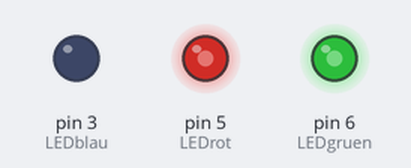
Bench run of a sketch on a simulated Arduino Uno, built with avr-gcc and run on an emulated ATmega328P. Parts: output pins drawn as LEDs (lit = HIGH).

Above: at 0.05 s.
At 1.5 s:
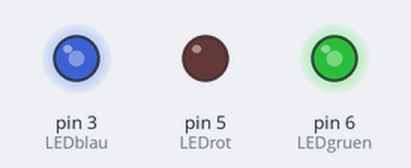
At 3.0 s:
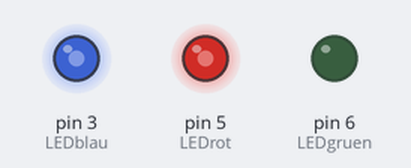
Timing chart, 0 to 6.9 s (numbered marks = the images above):
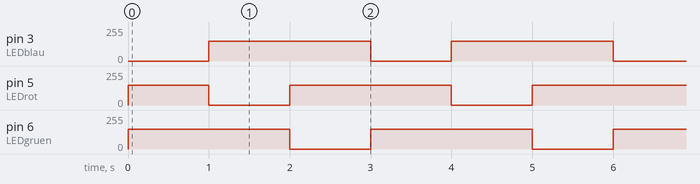

The sketch:

Versuch4_RGB_LEDb.ino
```cpp
//Einführung von Variablen zum Mischen der Farben
int LEDblau = 3; // Farbe blau an Pin 3
int LEDrot = 5; // Farbe rot an Pin 5
int LEDgruen=6; // Farbe gruen an Pin 6

// Zahlenwert zwischen 0 und 255 – gibt die Leuchtstärke der einzelnen Farbe an
int helligkeit1a = 150;
int helligkeit1b = 150;
int helligkeit1c = 150;
int aus = 0; // Zahlenwert 0 bedeutet Spannung 0V – also LED aus

void setup()
{
  pinMode(LEDblau, OUTPUT);
  pinMode(LEDgruen, OUTPUT);
  pinMode(LEDrot, OUTPUT);
}

void loop()
{
  analogWrite(LEDgruen, helligkeit1c); // Grüen und Rot ein = Gelb
  analogWrite(LEDrot, helligkeit1b);
    delay(1000);
  analogWrite(LEDgruen, aus); // Grün und Rot aus = Gelb aus
  analogWrite(LEDrot, aus);
  analogWrite(LEDgruen, helligkeit1c); // Grün und Blau ein = Türkis
  analogWrite(LEDblau, helligkeit1b);
    delay(1000);
  analogWrite(LEDgruen, aus); // Grün und Blau aus = Türkis aus
  analogWrite(LEDblau, aus);
  analogWrite(LEDrot, helligkeit1b); // Rot und Blau ein = Lila
  analogWrite(LEDblau, helligkeit1b);
    delay(1000);
  analogWrite(LEDrot, aus); // Rot und Blau aus = Lila aus
  analogWrite(LEDblau, aus);
}
```

Measured:
- by itself, pin 3 (LEDblau), pin 6 (LEDgruen): alternates 150/255 for 2.0 s and 0/255 for 1.0 s
- by itself, pin 5 (LEDrot): repeats every 3.0 s: 0/255 1.0 s, 150/255 2.0 s
